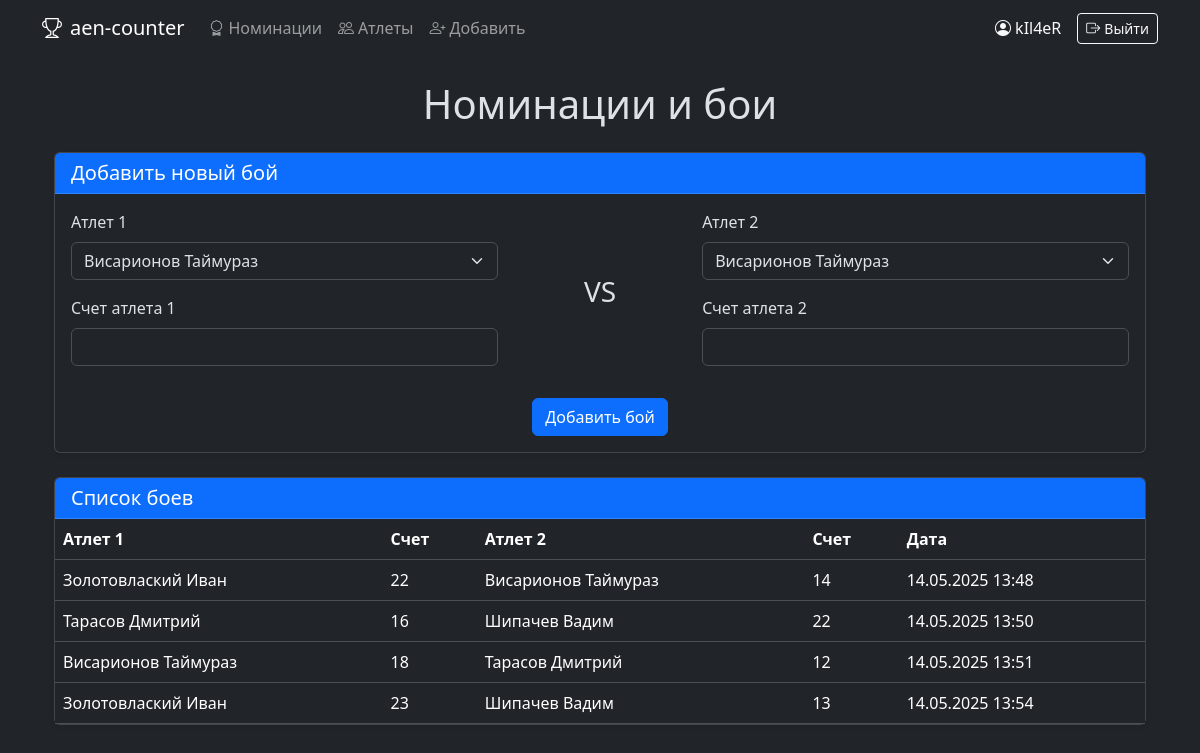
Screenshot of /nomination (signed in) with the database file from the repository.
### data/users.py (models this page shows, shortened)
class User(SqlAlchemyBase, UserMixin):
    __tablename__ = 'users'
    id = sa.Column(sa.Integer, primary_key=True, autoincrement=True)
    username = sa.Column(sa.String, nullable=False, unique=True)
    hashed_password = sa.Column(sa.String, nullable=False)

### data/battles.py (models this page shows)
class Battle(SqlAlchemyBase):
    __tablename__ = 'battles'
    id = sa.Column(sa.Integer, primary_key=True, autoincrement=True)
    athlete_1 = sa.Column(sa.Integer, sa.ForeignKey('athletes.id'))
    athlete_2 = sa.Column(sa.Integer, sa.ForeignKey('athletes.id'))
    score_1 = sa.Column(sa.Integer)
    score_2 = sa.Column(sa.Integer)
    time = sa.Column(sa.DateTime, default=datetime.now)
    athlete1 = orm.relationship("Athlete", foreign_keys=[athlete_1])
    athlete2 = orm.relationship("Athlete", foreign_keys=[athlete_2])

### data/athletes.py (models this page shows)
class Athlete(SqlAlchemyBase):
    __tablename__ = 'athletes'
    id = sa.Column(sa.Integer, primary_key=True, autoincrement=True)
    name = sa.Column(sa.String, nullable=False)
    surname = sa.Column(sa.String, nullable=False)
    birth_date = sa.Column(sa.Date, nullable=False)
    weight = sa.Column(sa.Float)
    league = sa.Column(sa.Integer)

### main.py (the view, shortened to what this page needs)
@app.route('/nomination', methods=['GET', 'POST'])
@login_required
def nomination():
    db_sess = db_session.create_session()
    athletes = db_sess.query(Athlete).all()
    form = AddBattleForm()
    form.athlete_1.choices = [(a.id, f"{a.surname} {a.name}") for a in athletes]
    form.athlete_2.choices = [(a.id, f"{a.surname} {a.name}") for a in athletes]
    battles = db_sess.query(Battle).options(
        orm.joinedload(Battle.athlete1),
        orm.joinedload(Battle.athlete2)
    ).all()
    return render_template('nominat.html', form=form, battles=battles, title='Номинации')

### forms.py
class AddBattleForm(FlaskForm): # Форма добавления битвы
    athlete_1 = SelectField('Атлет 1', coerce=int, validators=[InputRequired()])
    athlete_2 = SelectField('Атлет 2', coerce=int, validators=[InputRequired()])
    score_1 = IntegerField('Счет атлета 1', validators=[InputRequired()])
    score_2 = IntegerField('Счет атлета 2', validators=[InputRequired()])
    submit = SubmitField('Добавить бой')

### data/db_session.py (called while the page is built)
def create_session() -> Session:
    global __factory
    return __factory()

### main.py (called while the page is built)
@login_manager.user_loader
def load_user(user_id):
    db_sess = db_session.create_session()
    return db_sess.query(User).get(user_id)

### templates/nominat.html (shortened to what this page needs)
{% extends 'base.html' %}
{% block content %}
<div class="container mt-4">
    <h1 class="text-center mb-4">Номинации и бои</h1>
    <div class="card shadow-sm mb-4">
        <div class="card-header bg-primary text-white">
            <h5 class="mb-0">Добавить новый бой</h5>
        </div>
        <div class="card-body">
            <form method="post">
                <div class="row">
                    <div class="col-md-5">
                        <div class="mb-3">
                            {{ form.athlete_1.label(class="form-label") }}
                            {{ form.athlete_1(class="form-select") }}
                        </div>
                        <div class="mb-3">
                            {{ form.score_1.label(class="form-label") }}
                            {{ form.score_1(class="form-control") }}
                        </div>
                    </div>
                    <div class="col-md-2 d-flex align-items-center justify-content-center">
                        <h3 class="text-center">VS</h3>
                    </div>
                    <div class="col-md-5">
                        <div class="mb-3">
                            {{ form.athlete_2.label(class="form-label") }}
                            {{ form.athlete_2(class="form-select") }}
                        </div>
                        <div class="mb-3">
                            {{ form.score_2.label(class="form-label") }}
                            {{ form.score_2(class="form-control") }}
                        </div>
                    </div>
                </div>
                <div class="text-center mt-3">
                    {{ form.submit(class="btn btn-primary") }}
                </div>
            </form>
        </div>
    </div>
    <div class="card shadow-sm">
        <div class="card-header bg-primary text-white">
            <h5 class="mb-0">Список боев</h5>
        </div>
        <div class="table-responsive">
            <table class="table table-hover mb-0">
                <thead class="thead-light">
                    <tr>
                        <th scope="col">Атлет 1</th>
                        <th scope="col">Счет</th>
                        <th scope="col">Атлет 2</th>
                        <th scope="col">Счет</th>
                        <th scope="col">Дата</th>
                    </tr>
                </thead>
                <tbody>
                    {% for battle in battles %}
                    <tr>
                        <td>{{ battle.athlete1.surname }} {{ battle.athlete1.name }}</td>
                        <td>{{ battle.score_1 }}</td>
                        <td>{{ battle.athlete2.surname }} {{ battle.athlete2.name }}</td>
                        <td>{{ battle.score_2 }}</td>
                        <td>{{ battle.time.strftime('%d.%m.%Y %H:%M') }}</td>
                    </tr>
                    {% endfor %}
                </tbody>
            </table>
        </div>
    </div>
</div>
{% endblock %}

### templates/base.html (shortened to what this page needs)
<!doctype html>
<html lang="ru" data-bs-theme="dark">
<head>
    <link href="https://cdn.jsdelivr.net/npm/bootstrap@5.3.5/dist/css/bootstrap.min.css" rel="stylesheet"
>
    <link rel="stylesheet" href="https://cdn.jsdelivr.net/npm/bootstrap-icons@1.11.1/font/bootstrap-icons.css">
</head>
<body>
<nav class="navbar navbar-expand-lg bg-dark navbar-dark mb-4">
    <div class="container">
        <a class="navbar-brand" href="/">
            <i class="bi bi-trophy me-2"></i>aen-counter
        </a>
        <div class="collapse navbar-collapse" id="navbarSupportedContent">
            <ul class="navbar-nav me-auto mb-2 mb-lg-0">
                <li class="nav-item">
                    <a class="nav-link" href="/nomination">
                        <i class="bi bi-award me-1"></i>Номинации
                    </a>
                </li>
                <li class="nav-item">
                    <a class="nav-link" href="/athlets">
                        <i class="bi bi-people me-1"></i>Атлеты
                    </a>
                </li>
                <li class="nav-item">
                    <a class="nav-link" href="/add_athlete">
                        <i class="bi bi-person-plus me-1"></i>Добавить
                    </a>
                </li>
            </ul>
            <div class="d-flex gap-2 align-items-center">
                {% if current_user.is_authenticated %}
                    <span class="text-light me-2">
                        <i class="bi bi-person-circle me-1"></i>{{ current_user.username }}
                    </span>
                    <a href="/logout" class="btn btn-outline-light btn-sm">
                        <i class="bi bi-box-arrow-right me-1"></i>Выйти
                    </a>
                {% endif %}
            </div>
        </div>
    </div>
</nav>
<div class="container">
    {% block content %}{% endblock %}
</div>
</body>
</html>

### rows the page displays
User: username "kIl4eR"
Battle: athlete1.surname "Золотовлаский", athlete1.name "Иван", score_1 "22", athlete2.surname "Висарионов", athlete2.name "Таймураз", score_2 "14", time "14.05.2025 13:48"
Battle: athlete1.surname "Тарасов", athlete1.name "Дмитрий", score_1 "16", athlete2.surname "Шипачев", athlete2.name "Вадим", score_2 "22", time "14.05.2025 13:50"
Battle: athlete1.surname "Висарионов", athlete1.name "Таймураз", score_1 "18", athlete2.surname "Тарасов", athlete2.name "Дмитрий", score_2 "12", time "14.05.2025 13:51"
Battle: athlete1.surname "Золотовлаский", athlete1.name "Иван", score_1 "23", athlete2.surname "Шипачев", athlete2.name "Вадим", score_2 "13", time "14.05.2025 13:54"
